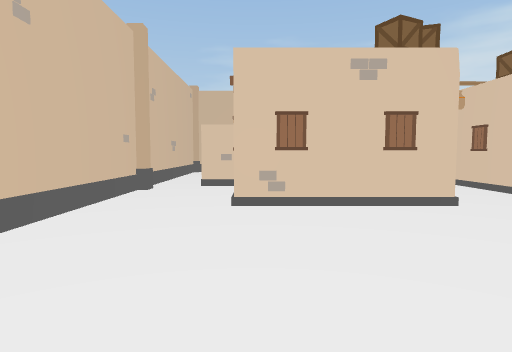
[1] (above)

19 first-person views from a walk through a scene from a Unity 3-D project. The camera is 1.2 m above the floor, tilts 4° down and sees 75° across. The floor is counted in squares, 1 m on a side. Each view is taken from the middle of a square. On the plan, view 1 faces up. The plan holds only what a view shows up to about 14 squares ahead; the rest is blank. The place goes on beyond the plan. The player character is not drawn.

[2]
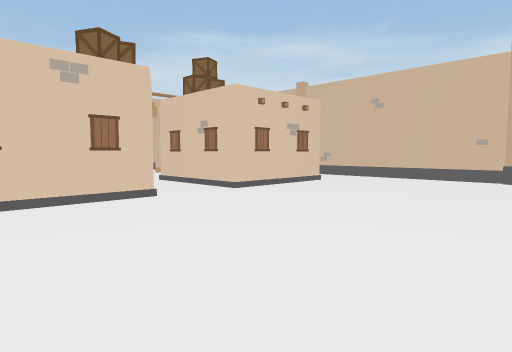

[3]
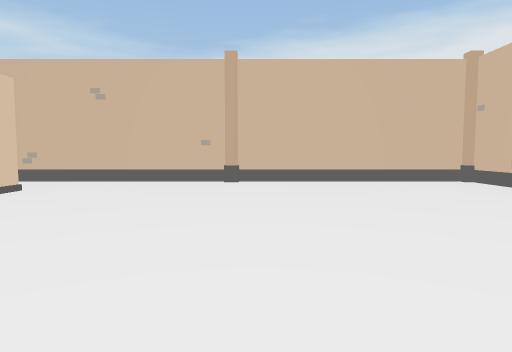

[4]
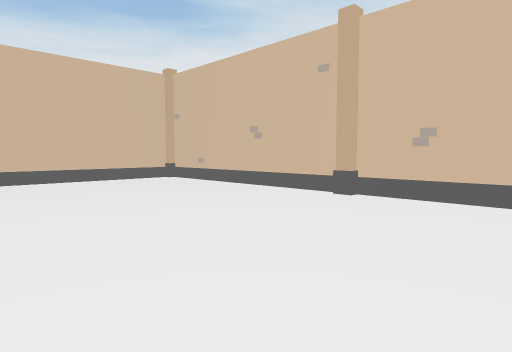

[5]
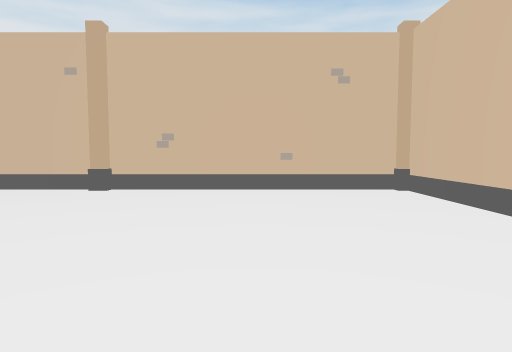

[6]
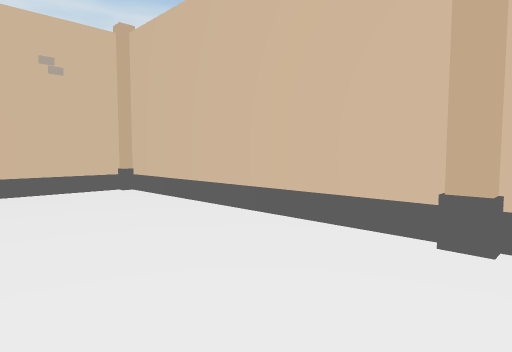

[7]
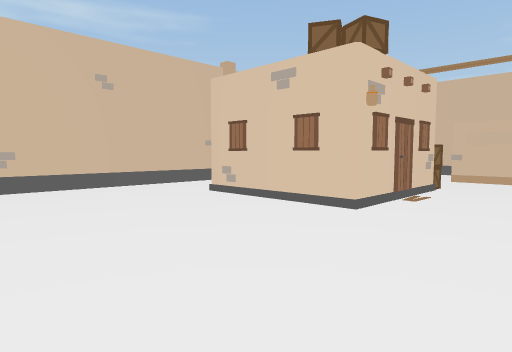

[8]
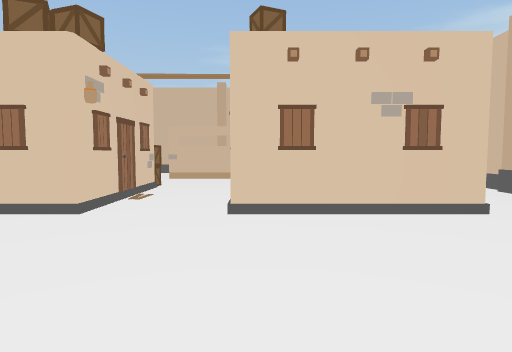

[9]
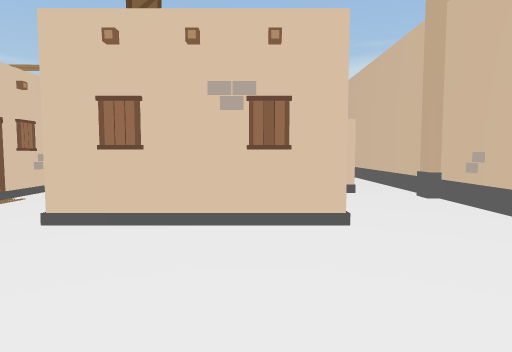

[10]
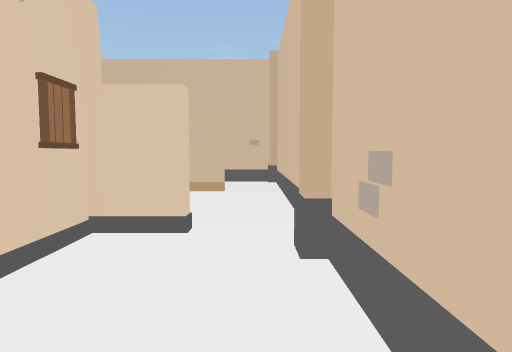

[11]
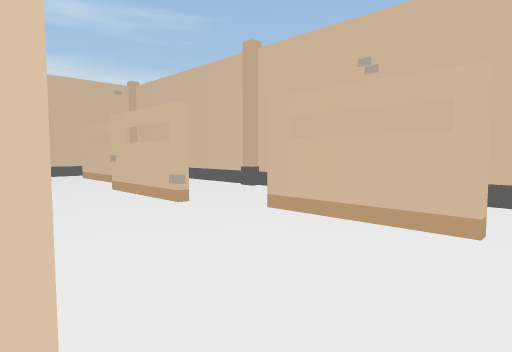

[12]
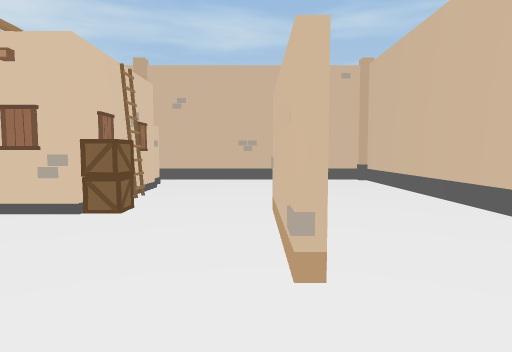

[13]
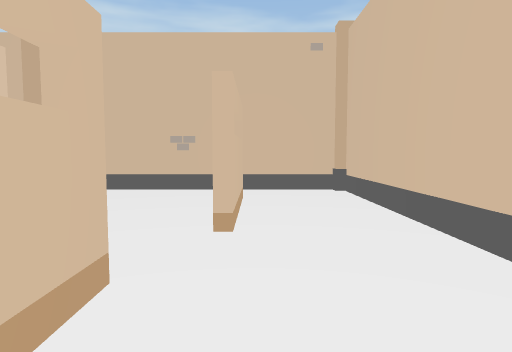

[14]
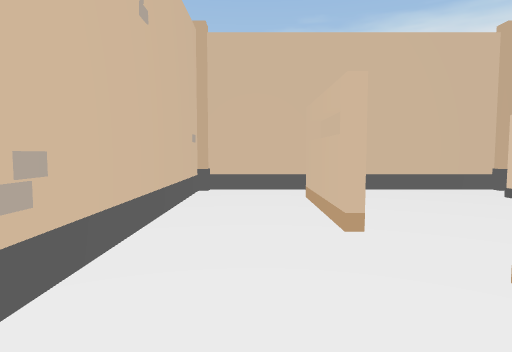

[15]
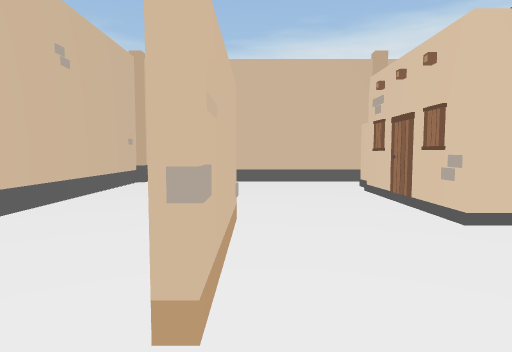

[16]
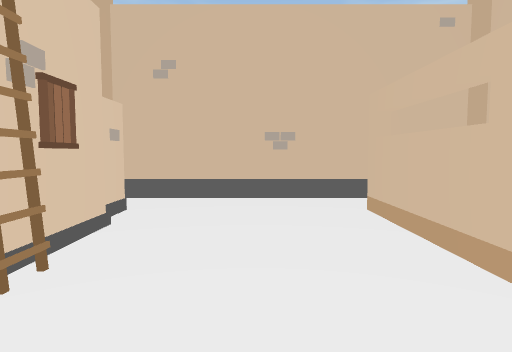

[17]
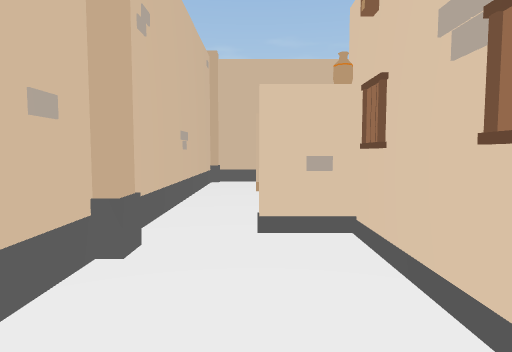

[18]
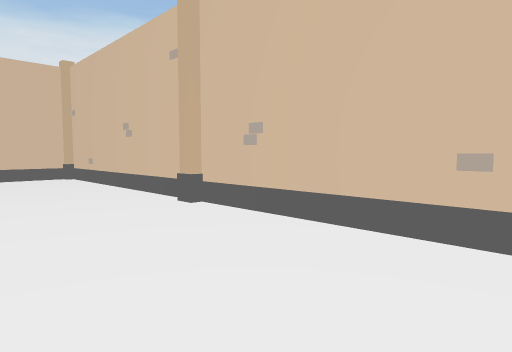

[19]
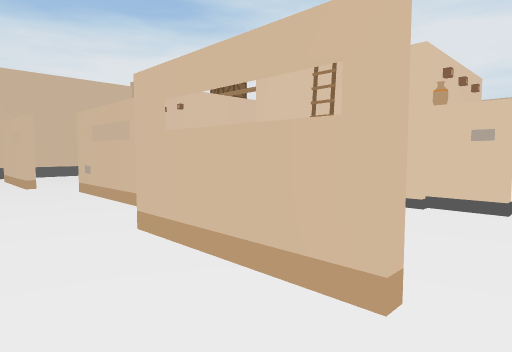

### Floor plan
Key: @ floor where view 1 was taken; # wall or solid block; . floor; O other object.
Columns run from 4 left of view 1 to 16 right of it. Each row starts with its distance up from view 1.
 21 ###########OO########
 20 #...................#
 19 #...................#
 18 #.#####.......#####.#
 17 #.#####.#####.#####.#
 16 O.......O####.......#
 15 O...................#
 14 #...................#
 13 #.......O...........#
 12 #..O#####...O#####..#
 11 #...#   #...##  #...#
 10 #...#   #...#   #...O
  9 #...##  #...#   #...O
  8 #...O####...#####...#
  7 #...................#
  6 #...................#
  5 #...................#
  4 #...................#
  3 O...................#
  2 O...................#
  1 #...................#
  0 #...@...............#
 -1 #...................#
 -2 #...................#
 -3 #...................#
 -4 #...................#
 -5 #...................#
 -6 #...................#
 -7 #...................#
 -8 #...................#
 -9 #####################

Positions as (right, up) in squares from view 1, and headings:
1: (0, 0), facing up
2: (0, -1), facing up-right
3: (2, 0), facing right
4: (1, 0), facing down-right
5: (1, 2), facing down
6: (1, 2), facing down-left
7: (8, 1), facing up-left
8: (8, 1), facing up
9: (11, 2), facing up
10: (15, 7), facing up
11: (15, 12), facing up-left
12: (11, 16), facing left
13: (7, 18), facing left
14: (5, 19), facing right
15: (2, 16), facing right
16: (5, 15), facing left
17: (-2, 7), facing up
18: (-1, -4), facing down-right
19: (-3, 20), facing down-right
